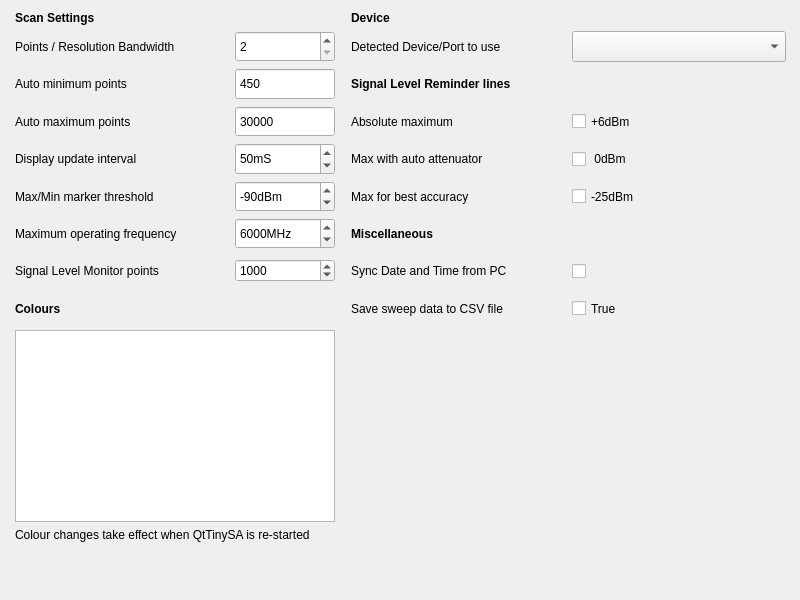
<?xml version="1.0" encoding="UTF-8"?>
<ui version="4.0">
 <class>Settings</class>
 <widget class="QDialog" name="Settings">
  <property name="geometry">
   <rect>
    <x>0</x>
    <y>0</y>
    <width>800</width>
    <height>600</height>
   </rect>
  </property>
  <property name="windowTitle">
   <string>Settings</string>
  </property>
  <widget class="QWidget" name="layoutWidget">
   <property name="geometry">
    <rect>
     <x>15</x>
     <y>11</y>
     <width>771</width>
     <height>571</height>
    </rect>
   </property>
   <layout class="QGridLayout" name="gridLayout_2">
    <item row="3" column="3">
     <widget class="QLabel" name="label_11">
      <property name="text">
       <string>Absolute maximum</string>
      </property>
     </widget>
    </item>
    <item row="1" column="4">
     <widget class="QComboBox" name="deviceBox">
      <property name="sizePolicy">
       <sizepolicy hsizetype="Preferred" vsizetype="Expanding">
        <horstretch>0</horstretch>
        <verstretch>0</verstretch>
       </sizepolicy>
      </property>
      <property name="toolTip">
       <string>Select device to use if more than one is detected</string>
      </property>
     </widget>
    </item>
    <item row="3" column="0">
     <widget class="QLabel" name="label_4">
      <property name="text">
       <string>Auto maximum points</string>
      </property>
     </widget>
    </item>
    <item row="5" column="4">
     <widget class="QCheckBox" name="neg25Line">
      <property name="sizePolicy">
       <sizepolicy hsizetype="Preferred" vsizetype="Expanding">
        <horstretch>0</horstretch>
        <verstretch>0</verstretch>
       </sizepolicy>
      </property>
      <property name="text">
       <string>-25dBm</string>
      </property>
      <property name="checked">
       <bool>false</bool>
      </property>
     </widget>
    </item>
    <item row="8" column="0">
     <widget class="QLabel" name="label_5">
      <property name="font">
       <font>
        <weight>75</weight>
        <bold>true</bold>
       </font>
      </property>
      <property name="text">
       <string>Colours</string>
      </property>
     </widget>
    </item>
    <item row="10" column="0" colspan="2">
     <widget class="QLabel" name="label_12">
      <property name="text">
       <string>Colour changes take effect when QtTinySA is re-started</string>
      </property>
     </widget>
    </item>
    <item row="1" column="0">
     <widget class="QLabel" name="label">
      <property name="text">
       <string>Points / Resolution Bandwidth</string>
      </property>
     </widget>
    </item>
    <item row="7" column="3">
     <widget class="QLabel" name="label_17">
      <property name="text">
       <string>Sync Date and Time from PC</string>
      </property>
     </widget>
    </item>
    <item row="8" column="3">
     <widget class="QLabel" name="label_20">
      <property name="text">
       <string>Save sweep data to CSV file</string>
      </property>
     </widget>
    </item>
    <item row="5" column="0">
     <widget class="QLabel" name="label_2">
      <property name="text">
       <string>Max/Min marker threshold</string>
      </property>
     </widget>
    </item>
    <item row="1" column="3">
     <widget class="QLabel" name="label_18">
      <property name="text">
       <string>Detected Device/Port to use</string>
      </property>
     </widget>
    </item>
    <item row="2" column="1">
     <widget class="QSpinBox" name="minPoints">
      <property name="sizePolicy">
       <sizepolicy hsizetype="Preferred" vsizetype="Expanding">
        <horstretch>0</horstretch>
        <verstretch>0</verstretch>
       </sizepolicy>
      </property>
      <property name="maximumSize">
       <size>
        <width>100</width>
        <height>16777215</height>
       </size>
      </property>
      <property name="buttonSymbols">
       <enum>QAbstractSpinBox::NoButtons</enum>
      </property>
      <property name="minimum">
       <number>25</number>
      </property>
      <property name="maximum">
       <number>450</number>
      </property>
      <property name="value">
       <number>450</number>
      </property>
     </widget>
    </item>
    <item row="1" column="1">
     <widget class="QSpinBox" name="rbw_x">
      <property name="sizePolicy">
       <sizepolicy hsizetype="Preferred" vsizetype="Expanding">
        <horstretch>0</horstretch>
        <verstretch>0</verstretch>
       </sizepolicy>
      </property>
      <property name="maximumSize">
       <size>
        <width>100</width>
        <height>16777215</height>
       </size>
      </property>
      <property name="minimum">
       <number>2</number>
      </property>
      <property name="maximum">
       <number>10</number>
      </property>
      <property name="value">
       <number>2</number>
      </property>
     </widget>
    </item>
    <item row="4" column="0">
     <widget class="QLabel" name="label_19">
      <property name="text">
       <string>Display update interval</string>
      </property>
     </widget>
    </item>
    <item row="7" column="1">
     <widget class="QSpinBox" name="timePoints">
      <property name="maximumSize">
       <size>
        <width>100</width>
        <height>16777215</height>
       </size>
      </property>
      <property name="toolTip">
       <string>Uses about 1MB memory / 1000 points</string>
      </property>
      <property name="suffix">
       <string/>
      </property>
      <property name="minimum">
       <number>100</number>
      </property>
      <property name="maximum">
       <number>100000</number>
      </property>
      <property name="singleStep">
       <number>1000</number>
      </property>
      <property name="stepType">
       <enum>QAbstractSpinBox::DefaultStepType</enum>
      </property>
      <property name="value">
       <number>1000</number>
      </property>
     </widget>
    </item>
    <item row="3" column="4">
     <widget class="QCheckBox" name="plus6Line">
      <property name="sizePolicy">
       <sizepolicy hsizetype="Preferred" vsizetype="Expanding">
        <horstretch>0</horstretch>
        <verstretch>0</verstretch>
       </sizepolicy>
      </property>
      <property name="text">
       <string>+6dBm</string>
      </property>
      <property name="checked">
       <bool>false</bool>
      </property>
     </widget>
    </item>
    <item row="0" column="3">
     <widget class="QLabel" name="label_14">
      <property name="font">
       <font>
        <weight>75</weight>
        <bold>true</bold>
       </font>
      </property>
      <property name="text">
       <string>Device</string>
      </property>
     </widget>
    </item>
    <item row="9" column="0" colspan="2">
     <widget class="QTableView" name="colourTable"/>
    </item>
    <item row="2" column="3">
     <widget class="QLabel" name="label_6">
      <property name="font">
       <font>
        <weight>75</weight>
        <bold>true</bold>
       </font>
      </property>
      <property name="text">
       <string>Signal Level Reminder lines</string>
      </property>
     </widget>
    </item>
    <item row="7" column="4">
     <widget class="QCheckBox" name="syncTime">
      <property name="sizePolicy">
       <sizepolicy hsizetype="Preferred" vsizetype="Expanding">
        <horstretch>0</horstretch>
        <verstretch>0</verstretch>
       </sizepolicy>
      </property>
      <property name="text">
       <string/>
      </property>
     </widget>
    </item>
    <item row="5" column="3">
     <widget class="QLabel" name="label_9">
      <property name="text">
       <string>Max for best accuracy</string>
      </property>
     </widget>
    </item>
    <item row="6" column="0">
     <widget class="QLabel" name="label_7">
      <property name="text">
       <string>Maximum operating frequency</string>
      </property>
     </widget>
    </item>
    <item row="8" column="4">
     <widget class="QCheckBox" name="saveSweep">
      <property name="sizePolicy">
       <sizepolicy hsizetype="Preferred" vsizetype="Expanding">
        <horstretch>0</horstretch>
        <verstretch>0</verstretch>
       </sizepolicy>
      </property>
      <property name="toolTip">
       <string>Must be selected each time programme is run</string>
      </property>
      <property name="text">
       <string>True</string>
      </property>
     </widget>
    </item>
    <item row="7" column="0">
     <widget class="QLabel" name="label_21">
      <property name="text">
       <string>Signal Level Monitor points</string>
      </property>
     </widget>
    </item>
    <item row="4" column="3">
     <widget class="QLabel" name="label_10">
      <property name="text">
       <string>Max with auto attenuator</string>
      </property>
     </widget>
    </item>
    <item row="4" column="1">
     <widget class="QSpinBox" name="intervalBox">
      <property name="sizePolicy">
       <sizepolicy hsizetype="Preferred" vsizetype="Expanding">
        <horstretch>0</horstretch>
        <verstretch>0</verstretch>
       </sizepolicy>
      </property>
      <property name="maximumSize">
       <size>
        <width>100</width>
        <height>16777215</height>
       </size>
      </property>
      <property name="toolTip">
       <string>Nominal</string>
      </property>
      <property name="suffix">
       <string>mS</string>
      </property>
      <property name="minimum">
       <number>5</number>
      </property>
      <property name="maximum">
       <number>200</number>
      </property>
      <property name="singleStep">
       <number>5</number>
      </property>
      <property name="value">
       <number>50</number>
      </property>
     </widget>
    </item>
    <item row="6" column="3">
     <widget class="QLabel" name="label_13">
      <property name="font">
       <font>
        <weight>75</weight>
        <bold>true</bold>
       </font>
      </property>
      <property name="text">
       <string>Miscellaneous</string>
      </property>
     </widget>
    </item>
    <item row="0" column="0">
     <widget class="QLabel" name="label_8">
      <property name="font">
       <font>
        <weight>75</weight>
        <bold>true</bold>
       </font>
      </property>
      <property name="text">
       <string>Scan Settings</string>
      </property>
     </widget>
    </item>
    <item row="3" column="1">
     <widget class="QSpinBox" name="maxPoints">
      <property name="sizePolicy">
       <sizepolicy hsizetype="Preferred" vsizetype="Expanding">
        <horstretch>0</horstretch>
        <verstretch>0</verstretch>
       </sizepolicy>
      </property>
      <property name="maximumSize">
       <size>
        <width>100</width>
        <height>16777215</height>
       </size>
      </property>
      <property name="buttonSymbols">
       <enum>QAbstractSpinBox::NoButtons</enum>
      </property>
      <property name="minimum">
       <number>25</number>
      </property>
      <property name="maximum">
       <number>100000</number>
      </property>
      <property name="value">
       <number>30000</number>
      </property>
     </widget>
    </item>
    <item row="4" column="4">
     <widget class="QCheckBox" name="zeroLine">
      <property name="sizePolicy">
       <sizepolicy hsizetype="Preferred" vsizetype="Expanding">
        <horstretch>0</horstretch>
        <verstretch>0</verstretch>
       </sizepolicy>
      </property>
      <property name="text">
       <string> 0dBm</string>
      </property>
      <property name="checked">
       <bool>false</bool>
      </property>
     </widget>
    </item>
    <item row="2" column="0">
     <widget class="QLabel" name="label_3">
      <property name="text">
       <string>Auto minimum points</string>
      </property>
     </widget>
    </item>
    <item row="5" column="1">
     <widget class="QSpinBox" name="peakThreshold">
      <property name="sizePolicy">
       <sizepolicy hsizetype="Preferred" vsizetype="Expanding">
        <horstretch>0</horstretch>
        <verstretch>0</verstretch>
       </sizepolicy>
      </property>
      <property name="maximumSize">
       <size>
        <width>100</width>
        <height>16777215</height>
       </size>
      </property>
      <property name="font">
       <font>
        <pointsize>9</pointsize>
       </font>
      </property>
      <property name="suffix">
       <string>dBm</string>
      </property>
      <property name="prefix">
       <string/>
      </property>
      <property name="minimum">
       <number>-120</number>
      </property>
      <property name="maximum">
       <number>-20</number>
      </property>
      <property name="value">
       <number>-90</number>
      </property>
     </widget>
    </item>
    <item row="6" column="1">
     <widget class="QSpinBox" name="maxFreqBox">
      <property name="sizePolicy">
       <sizepolicy hsizetype="Preferred" vsizetype="Expanding">
        <horstretch>0</horstretch>
        <verstretch>0</verstretch>
       </sizepolicy>
      </property>
      <property name="maximumSize">
       <size>
        <width>100</width>
        <height>16777215</height>
       </size>
      </property>
      <property name="toolTip">
       <string>Maximum Frequency allowed.  Note: TinySA-Ultra is not calibrated above 6GHz </string>
      </property>
      <property name="suffix">
       <string>MHz</string>
      </property>
      <property name="minimum">
       <number>350</number>
      </property>
      <property name="maximum">
       <number>20000</number>
      </property>
      <property name="singleStep">
       <number>100</number>
      </property>
      <property name="value">
       <number>6000</number>
      </property>
     </widget>
    </item>
    <item row="11" column="3">
     <spacer name="verticalSpacer">
      <property name="orientation">
       <enum>Qt::Vertical</enum>
      </property>
      <property name="sizeHint" stdset="0">
       <size>
        <width>20</width>
        <height>40</height>
       </size>
      </property>
     </spacer>
    </item>
    <item row="6" column="2">
     <widget class="QLabel" name="label_15">
      <property name="sizePolicy">
       <sizepolicy hsizetype="Fixed" vsizetype="Preferred">
        <horstretch>0</horstretch>
        <verstretch>0</verstretch>
       </sizepolicy>
      </property>
      <property name="text">
       <string> </string>
      </property>
     </widget>
    </item>
   </layout>
  </widget>
 </widget>
 <resources/>
 <connections/>
</ui>
